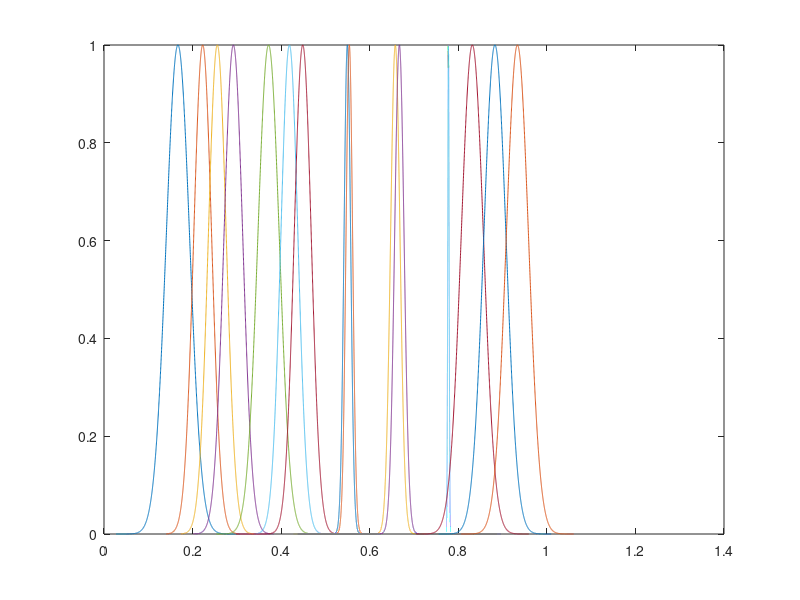

The MATLAB source for this figure:
clear all
clc

%% lebal 1

centriod = 0.16692963
;
width = 0.001397367
;
s = 100* width;

x = -s+centriod : width* 10^-1 : s+centriod;
y = exp( - (x - centriod).^2 / width);

%% lebal 2

centriod = 0.222824316
;
width = 0.000825435
;
s = 100* width;

x2 = -s+centriod : width* 10^-1 : s+centriod;
y2 = exp( - (x2 - centriod).^2 / width);

%% lebal 3

centriod = 0.25584172
;
width = 0.000825435
;
s = 100* width;

x3 = -s+centriod : width* 10^-1 : s+centriod;
y3 = exp( - (x3 - centriod).^2 / width);

%% lebal 4
centriod = 0.292091959
;
width = 0.000906256
;
s = 100* width;

x4 = -s+centriod : width* 10^-1 : s+centriod;
y4 = exp( - (x4 - centriod).^2 / width);

%% lebal 5
centriod = 0.371597859
;
width = 0.001175804
;
s = 100* width;

x5 = -s+centriod : width* 10^-1 : s+centriod;
y5 = exp( - (x5 - centriod).^2 / width);

%% lebal 6
centriod = 0.418630033
;
width = 0.000751946
;
s = 100* width;

x6 = -s+centriod : width* 10^-1 : s+centriod;
y6 = exp( - (x6 - centriod).^2 / width);

%% lebal 7
centriod = 0.448707874
;
width = 0.000751946
;
s = 200* width;

x7 = -s+centriod : width* 10^-1 : s+centriod;
y7 = exp( - (x7 - centriod).^2 / width);

%% lebal  8
centriod = 0.549442036
;
width = 0.000112283
;
s = 300* width;

x8 = -s+centriod : width* 10^-1 : s+centriod;
y8 = exp( - (x8 - centriod).^2 / width);

%% lebal  9
centriod = 0.553933359
;
width = 0.000112283
;
s = 300* width;

x9 = -s+centriod : width* 10^-1 : s+centriod;
y9 = exp( - (x9 - centriod).^2 / width);

%% lebal  10
centriod = 0.657753951
;
width = 0.000229007
;
s = 1000* width;

x10 = -s+centriod : width* 10^-1 : s+centriod;
y10 = exp( - (x10 - centriod).^2 / width);

%% lebal  11
centriod = 0.666914226
;
width = 0.000229007
;
s = 1000* width;

x11 = -s+centriod : width* 10^-1 : s+centriod;
y11 = exp( - (x11 - centriod).^2 / width);

%% lebal  12
centriod = 0.777571142
;
width = 4.73E-06
;
s = 100* width;

x12 = -s+centriod : width* 10^-1 : s+centriod;
y12 = exp( - (x12 - centriod).^2 / width);

%% lebal  13
centriod = 0.777760165
;
width = 4.73E-06
;
s = 2000* width;

x13 = -s+centriod : width* 10^-1 : s+centriod;
y13 = exp( - (x13 - centriod).^2 / width);

%% lebal  14
centriod = 0.831698454
;
width = 0.001275047
;
s = 100* width;

x14 = -s+centriod : width* 10^-1 : s+centriod;
y14 = exp( - (x14 - centriod).^2 / width);

%% lebal  15
centriod = 0.882700353
;
width = 0.001269991
;
s = 100* width;

x15 = -s+centriod : width* 10^-1 : s+centriod;
y15 = exp( - (x15 - centriod).^2 / width);

%% lebal  16
centriod = 0.9335
;
width = 0.001269991
;
s = 100* width;

x16 = -s+centriod : width* 10^-1 : s+centriod;
y16 = exp( - (x16 - centriod).^2 / width);

%%
plot(x,y,x2,y2, x3, y3, x4, y4, x5, y5, x6, y6, x7, y7, x8, y8, x9, y9,x10, y10,x11, y11,x12, y12,x13, y13,x14, y14,x15, y15,x16, y16)